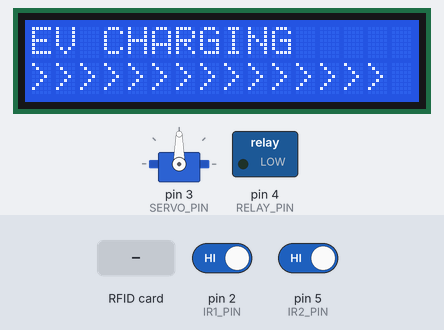
This sketch was run on a simulated Arduino Uno, built with avr-gcc and run on an emulated ATmega328P. Parts: servo, 16×2 character LCD, switched loads named in the sketch (green lamp = pin HIGH). The test bench sets the inputs (shaded band); at power-on: pin 2 (IR1_PIN) HIGH, pin 5 (IR2_PIN) HIGH. Pins used as bus, display or sensor lines are not drawn.

Above: at 3.8 s.
3.9 s: RFID card 5E 7A 19 C4 held to the reader
At 4.4 s:
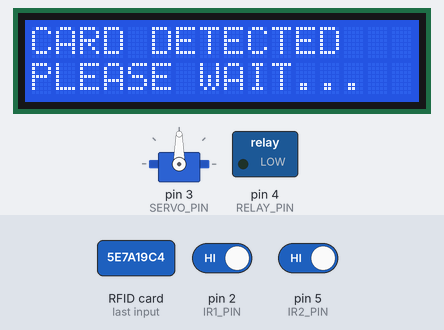
5.4 s: pin 2 (IR1_PIN) driven LOW
At 8.1 s:
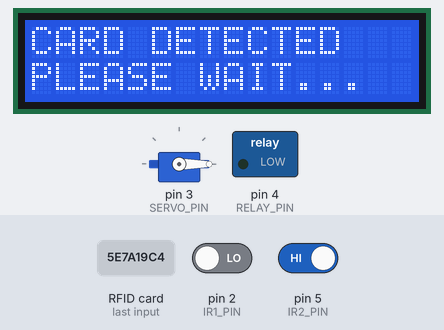
At 14.1 s:
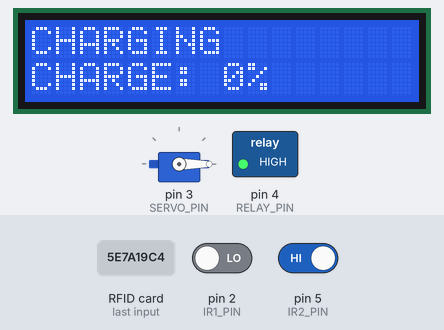
Timing chart, 0 to 14.2 s (numbered marks = the images above; inputs shaded):
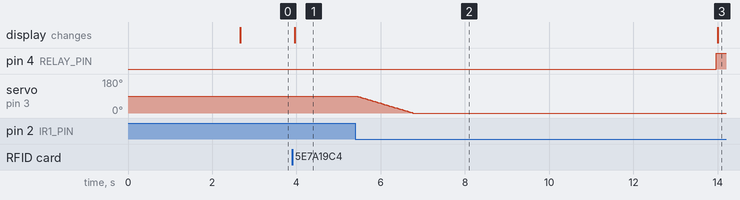

The sketch:

ev-wireless-power-transfer-module.ino
```cpp
#include <SPI.h>
#include <MFRC522.h>
#include <Servo.h>
#include <Wire.h>
#include <LiquidCrystal_I2C.h>

// Pins
#define SS_PIN 10
#define RST_PIN 9
#define IR1_PIN 2      // Entry sensor
#define IR2_PIN 5      // Exit sensor
#define RELAY_PIN 4
#define SERVO_PIN 3

#define CHARGING_TIME 120000   // 2 minutes
#define RFID_WAIT 10000        // 10 seconds

MFRC522 rfid(SS_PIN, RST_PIN);
Servo gateServo;
LiquidCrystal_I2C lcd(0x27, 16, 2);

// Flags
bool gateIsOpen = false;
bool ir2Last = HIGH;

bool isCharging = false;
unsigned long chargeStart = 0;

bool cardSeen = false;
unsigned long cardTime = 0;

void setup() {
  Serial.begin(9600);
  SPI.begin();
  rfid.PCD_Init();

  pinMode(IR1_PIN, INPUT);
  pinMode(IR2_PIN, INPUT);
  pinMode(RELAY_PIN, OUTPUT);
  digitalWrite(RELAY_PIN, LOW);

  gateServo.attach(SERVO_PIN);
  gateServo.write(90);   // gate closed position

  lcd.init();

  lcd.backlight();

  lcd.setCursor(0,0);
  lcd.print("EV WIRELESS");
  lcd.setCursor(0,1);
  lcd.print("CHARGING SYSTEM");
  delay(2500);

  lcd.clear();
  lcd.setCursor(0,0);
  lcd.print("EV CHARGING");
  lcd.setCursor(0,1);
  lcd.print(">>>>>>>>>>>>>>>");
}

void slowServo(int from, int to) {
  if (from > to) {
    for (int i = from; i >= to; i--) {
      gateServo.write(i);
      delay(15);
    }
  } else {
    for (int i = from; i <= to; i++) {
      gateServo.write(i);
      delay(15);
    }
  }
}

void loop() {

  // Gate open on car entry
  if (digitalRead(IR1_PIN) == LOW && !gateIsOpen) {
    slowServo(90, 0);
    gateIsOpen = true;
  }

  // RFID Card check
  if (rfid.PICC_IsNewCardPresent() && rfid.PICC_ReadCardSerial()) {

    if (isCharging) {
      // Busy message
      lcd.clear();
      lcd.setCursor(0,0);
      lcd.print("CHARGING");
      lcd.setCursor(0,1);
      lcd.print("STOP BUZY");
      delay(1000);


      // back to charging display
      lcd.clear();
      lcd.setCursor(0,0);
      lcd.print("CHARGING");
      lcd.setCursor(0,1);
      int perc = map(millis() - chargeStart, 0, CHARGING_TIME, 0, 100);
      if (perc > 100) perc = 100;
      lcd.print("CHARGE: ");
      lcd.print(perc);
      lcd.print("%");

      rfid.PICC_HaltA();
      rfid.PCD_StopCrypto1();
      ir2Last = digitalRead(IR2_PIN);
      goto endLoop;   // simple way to skip rest this time
    }

    // Normal card detection
    lcd.clear();
    lcd.setCursor(0,0);
    lcd.print("CARD DETECTED");
    lcd.setCursor(0,1);
    lcd.print("PLEASE WAIT...");

    cardSeen = true;
    cardTime = millis();

    rfid.PICC_HaltA();
    rfid.PCD_StopCrypto1();
  }

  // Start charging after 10 sec wait
  if (cardSeen && !isCharging && millis() - cardTime >= RFID_WAIT) {
    digitalWrite(RELAY_PIN, HIGH);
    chargeStart = millis();
    isCharging = true;

    lcd.clear();
    lcd.setCursor(0,0);
    lcd.print("CHARGING");
    lcd.setCursor(0,1);
    lcd.print("CHARGE: 0%");
  }

  // Update charging percentage
  if (isCharging) {
    unsigned long passed = millis() - chargeStart;

    int percent = map(passed, 0, CHARGING_TIME, 0, 100);
    if (percent > 100) percent = 100;

    lcd.setCursor(0,1);
    lcd.print("CHARGE: ");
    lcd.print(percent);
    lcd.print("%   ");
  }

  // Charging finished
  if (isCharging && millis() - chargeStart >= CHARGING_TIME) {
    digitalWrite(RELAY_PIN, LOW);
    isCharging = false;
    cardSeen = false;

    lcd.clear();
    lcd.setCursor(0,0);
    lcd.print("CHARGING DONE");
    lcd.setCursor(0,1);
    lcd.print("100%");

    delay(3000);

    lcd.clear();
    lcd.setCursor(0,0);
    lcd.print("EV CHARGING");
    lcd.setCursor(0,1);
    lcd.print(">>>>>>>>>>>>>>>");
  }

  // Gate close on exit
  bool ir2Now = digitalRead(IR2_PIN);
  if (ir2Last == LOW && ir2Now == HIGH && gateIsOpen) {
    slowServo(0, 90);
    gateIsOpen = false;
  }
  ir2Last = ir2Now;

endLoop:;
}
```

Measured:
- after the input at 3.9 s, the display: changes after 0.05 s (image 1)
- after the input at 5.4 s, servo on pin 3 (SERVO_PIN): moves from 90° to 0° over 1.3 s, starting at once
